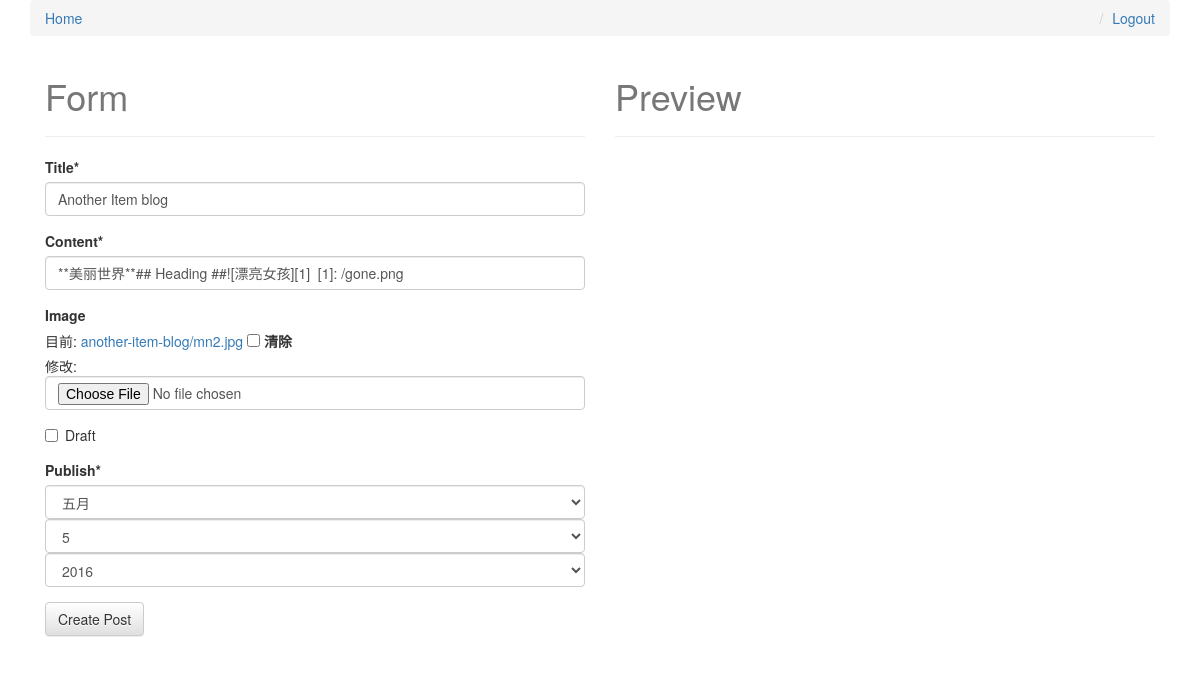
Screenshot of /another-item-blog/edit/ (signed in) with the database file from the repository.
### posts/models.py (models this page shows, shortened)
class Post(models.Model):
    user = models.ForeignKey(settings.AUTH_USER_MODEL, default=1)
    title = models.CharField(max_length=120)
    slug = models.SlugField(unique=True)
    image = models.ImageField(upload_to=upload_location,
            null=True,
            blank=True,
            width_field="width_field",
            height_field="height_field")
    height_field = models.IntegerField(default=0)
    width_field = models.IntegerField(default=0)
    content = models.TextField()
    draft = models.BooleanField(default=False)
    publish = models.DateField(auto_now=False, auto_now_add=False)
    read_time =  models.IntegerField(default=0) # models.TimeField(null=True, blank=True) #assume minutes
    updated = models.DateTimeField(auto_now=True, auto_now_add=False)
    timestamp = models.DateTimeField(auto_now=False, auto_now_add=True)
    objects = PostManager()
    class Meta:
        ordering = ["-timestamp", "-updated"]

### posts/views.py (the view)
# urls.py: url(r'^(?P<slug>[\w-]+)/edit/$', post_update, name='update'),
def post_update(request, slug=None):
	if not request.user.is_staff or not request.user.is_superuser:
		raise Http404
	instance = get_object_or_404(Post, slug=slug)
	form = PostForm(request.POST or None, request.FILES or None, instance=instance)
	if form.is_valid():
		instance = form.save(commit=False)
		instance.save()
		messages.success(request, "<a href='#'>Item</a> Saved", extra_tags='html_safe')
		return HttpResponseRedirect(instance.get_absolute_url())
	context = {
		"title": instance.title,
		"instance": instance,
		"form":form,
	}
	return render(request, "post_form.html", context)

### posts/forms.py
class PostForm(forms.ModelForm):
    content = forms.CharField(widget=PagedownWidget(show_preview=True))
    publish = forms.DateField(widget=forms.SelectDateWidget)
    class Meta:
        model = Post
        fields = [
            "title",
            "content",
            "image",
            "draft",
            "publish",
        ]

### templates/post_form.html (shortened to what this page needs)
{% extends "base.html" %}
{% load crispy_forms_tags %}
{% block content %}
<div class='col-sm-6'>
<h1>Form</h1>
<hr/>
<form method='POST' action='' enctype='multipart/form-data'>{% csrf_token %}
{{ form|crispy }}
<input type='submit' class='btn btn-default' value='Create Post' />
</form>
</div>
<div class="col-sm-6">
<h1>Preview</h1>
<hr/>
</div>
{% endblock content %}

### static/css/base.css (style rules this page uses)
h1 { color: #777777; }

### rows the page displays
Post: title "Another Item blog", content "**美丽世界**## Heading ##![漂亮女孩][1] [1]: /gone.png"
